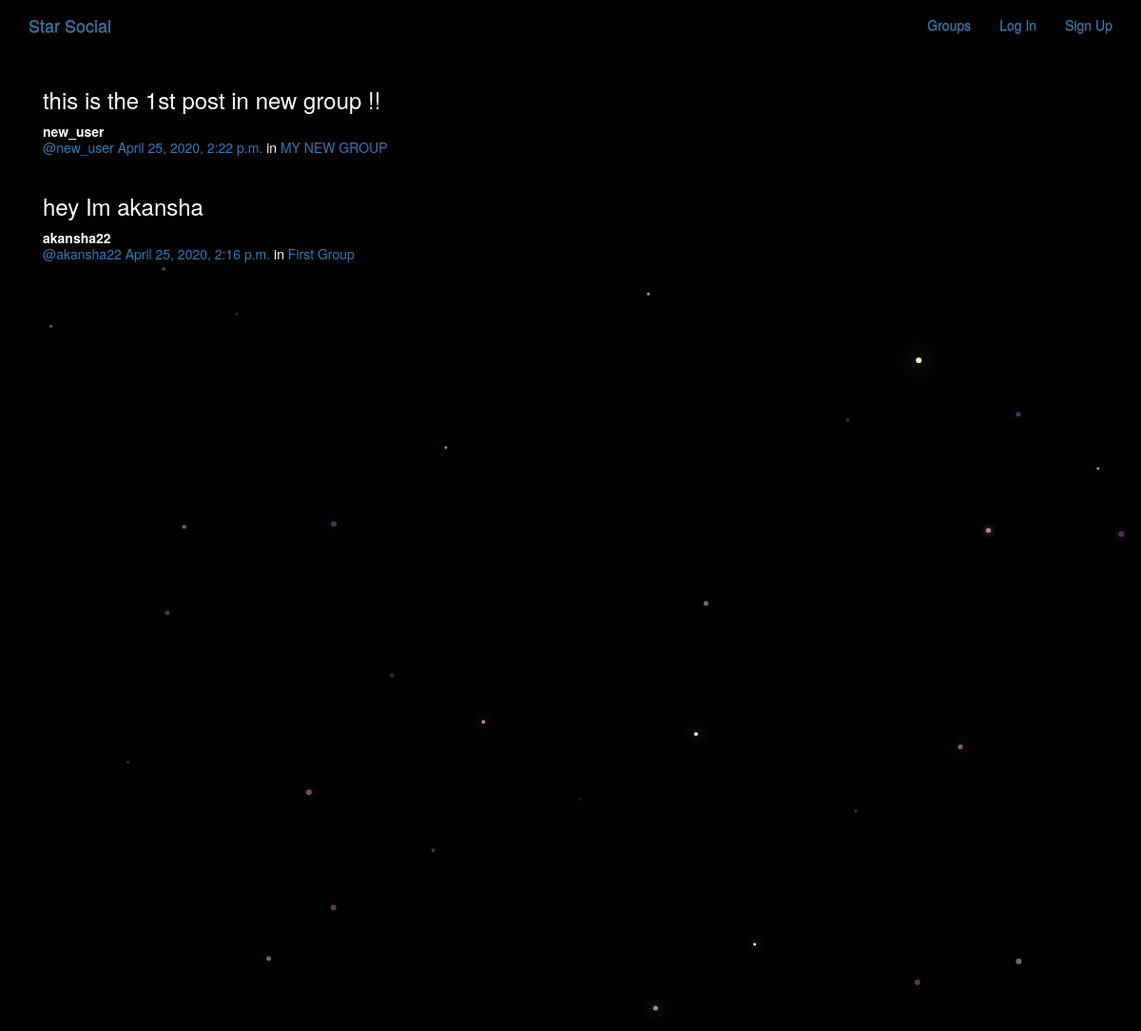
/posts/, run on the app's committed database.
### posts/models.py (models this page shows, shortened)
class Post(models.Model):
    user=models.ForeignKey(User,related_name='posts',on_delete=models.CASCADE)
    created_at=models.DateTimeField(auto_now=True)
    message=models.TextField()
    message_html=models.TextField(editable=False)
    group=models.ForeignKey(Group,related_name='posts',null=True,blank=True,on_delete=models.CASCADE)
    class Meta:
        ordering=['-created_at']
        unique_together=['user','message']

### groups/models.py (models this page shows, shortened)
class Group(models.Model):
    name=models.CharField(max_length=255,unique=True)
    slug=models.SlugField(allow_unicode=True,unique=True)
    description=models.TextField(blank=True,default='')
    description_html=models.TextField(editable=False,default='',blank=True)
    members=models.ManyToManyField(User,through='GroupMember')
    class Meta:
        ordering=['name']

### posts/views.py (the view)
# urls.py: path('', views.PostList.as_view(), name="all"),
class PostList(SelectRelatedMixin,generic.ListView):
    model=models.Post
    select_related=('user','group')

### posts/templates/posts/post_list.html (shortened to what this page needs)
{% extends "posts/post_base.html" %}
{% load bootstrap3 %}
{% block post_content %}
<div class="col-md-8">
	{% for post in post_list %}
  {% include "posts/_post.html" %}
	{% endfor %}
</div>
{% endblock %}

### posts/templates/posts/_post.html (shortened to what this page needs)
<div class="post media">
	<h3>{{ post.message_html|safe }}</h3>
	<div class="media-body">
		<strong>{{ post.user.username }}</strong>
		<h5 class="media-heading">
			<span class="username"><a href="{% url 'posts:for_user' username=post.user.username %}">@{{ post.user.username }}</a></span>
			<time class="time"><a href="{% url 'posts:single' username=post.user.username pk=post.pk %}">{{ post.created_at }}</a></time>
			{% if post.group %}
			<span class="group-name">in <a href="#">{{ post.group.name }}</a></span>
			{% endif %}
		</h5>
	</div>
</div>

### static/simplesocial/css/master.css (style rules this page uses)
body { margin: 0; overflow: hidden; background-color: black; color:white; }

### data on the page
Post: message_html "this is the 1st post in new group !!", user.username "new_user", created_at "April 25, 2020, 2:22 p.m.", group.name "MY NEW GROUP"
Post: message_html "hey Im akansha", user.username "akansha22", created_at "April 25, 2020, 2:16 p.m.", group.name "First Group"
